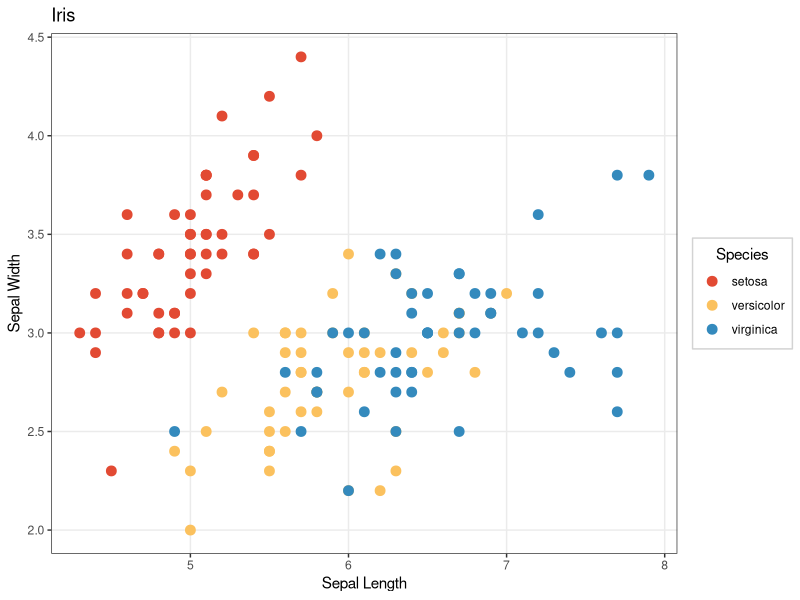
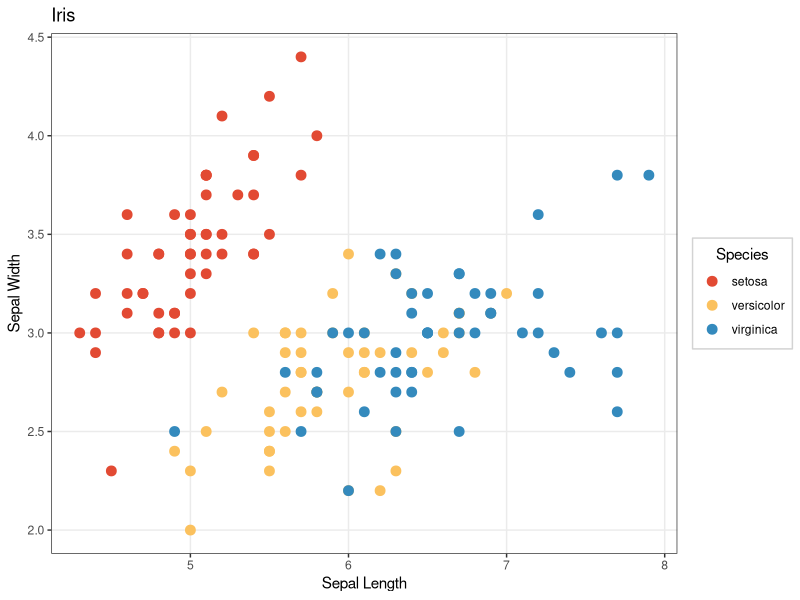

The R source for these figures, in order:
# scatterplot iris data
library(ggplot2)

# scaleFUN <- function(x) sprintf("%.1f", x)

cols <- c("setosa" = "#E24A33", "virginica" = "#348ABD", "versicolor" = "#FBC15E")
g <- ggplot(data = iris, aes(x = Sepal.Length, y = Sepal.Width, col = factor(Species))) +
  geom_point(size = 3) +
  theme_bw() +
  theme(panel.grid.minor = element_blank()) +
  xlab("Sepal Length") +
  ylab("Sepal Width") +
  ggtitle("Iris") +
  scale_colour_manual(values = cols) +
  guides(col = guide_legend(title = "Species")) +
  theme(legend.title.align = 0.5,
    legend.background = element_rect(colour = 'lightgrey', linetype = 'solid'))

g
# scale_x_continuous(labels = scaleFUN) +
# , breaks = round(seq(min(iris$Sepal.Length), max(iris$Sepal.Width), by = 0.5)))

# save plot as png
ggsave("iris_r.png", g, device = "png", width = 15, height = 12, units = "cm")

# # load python data into R
# library(RcppCNPy)
#
# data = npyLoad("data_long.npy")
